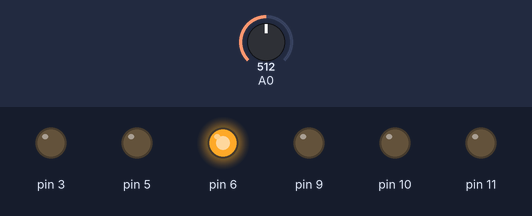
This sketch was run on a simulated Arduino Uno, built with avr-gcc and run on an emulated ATmega328P. Shown: output pins drawn as LEDs (lit = HIGH). Inputs (shaded band) come from the test bench; at power-on: A0 = 512.

Above: at 1.2 s.
1.3 s: A0 set to 331
At 2.5 s:
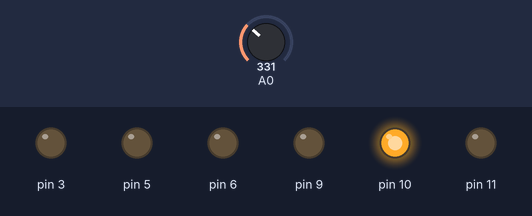
2.8 s: A0 set to 351
At 3.9 s:
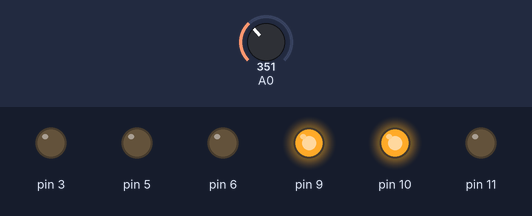
4.3 s: A0 set to 521
At 5.0 s:
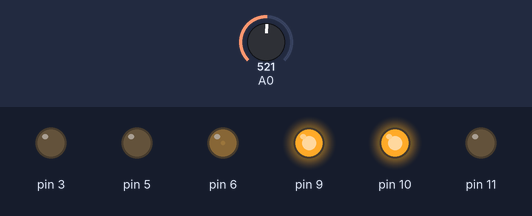
5.8 s: A0 set to 692
At 6.1 s:
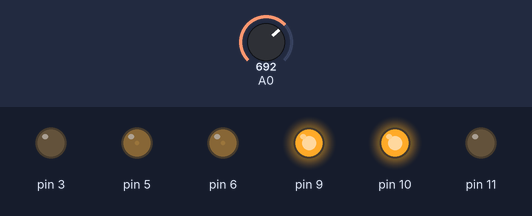
7.3 s: A0 set to 672
At 8.5 s:
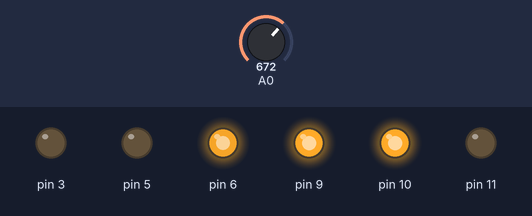
Timing chart, 0 to 9.8 s (numbered marks = the images above; inputs shaded):
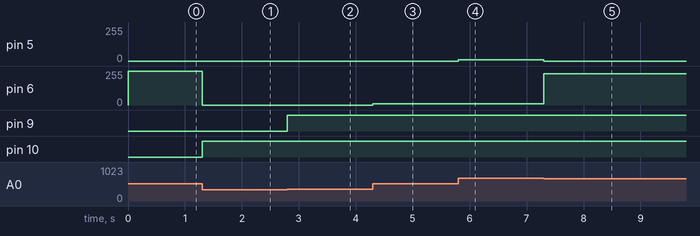

Measured:
- after the input at 1.3 s, pin 6: 253/255 → 0/255 at once; pin 10: LOW → HIGH at once
- after the input at 2.8 s, pin 9: LOW → HIGH at once
- after the input at 4.3 s, pin 6: 0/255 → 10/255 at once
- after the input at 5.8 s, pin 5: 0/255 → 10/255 at once
- after the input at 7.3 s, pin 5: 10/255 → 0/255 at once; pin 6: 10/255 → 236/255 at once

The sketch:

TiraDeLED_sHola.ino
```cpp
int boton=0;
int array[]={11,10,9,6,5,3};
void setup() {
  Serial.begin(9600);
  pinMode(3, OUTPUT);
  pinMode(5, OUTPUT);
  pinMode(6, OUTPUT);
  pinMode(9, OUTPUT);
  pinMode(10, OUTPUT);
  pinMode(11, OUTPUT);
  pinMode(2,INPUT);
}
void loop() {
    practica();
}

void practica(){
  if(analogRead(A0)<=170.5&&analogRead(A0)>=0){
  analogWrite(11,analogRead(A0)*1.495);
  analogWrite(10,LOW);
  analogWrite(9,LOW);
  analogWrite(6,LOW);
  analogWrite(5,LOW);
  analogWrite(3,LOW);
  }
  if(analogRead(A0)<=341&&analogRead(A0)>=170.6){
  analogWrite(10,analogRead(A0)*1.495);
  analogWrite(9,LOW);
  analogWrite(6,LOW);
  analogWrite(5,LOW);
  analogWrite(3,LOW);
  }
  if(analogRead(A0)<=511.5&&analogRead(A0)>=341.1){
  analogWrite(9,analogRead(A0)*1.495);
  analogWrite(6,LOW);
  analogWrite(5,LOW);
  analogWrite(3,LOW);
  }
  if(analogRead(A0)<=682&&analogRead(A0)>=511.6){
  analogWrite(6,analogRead(A0)*1.495);
  analogWrite(5,LOW);
  analogWrite(3,LOW);
  }
  if(analogRead(A0)<=852.5&&analogRead(A0)>=682.1){
  analogWrite(5,analogRead(A0)*1.495);
  analogWrite(3,LOW);
  }
  if(analogRead(A0)<=1023&&analogRead(A0)>=852.6){
  analogWrite(3,analogRead(A0)*1.495);
  }
}
```
